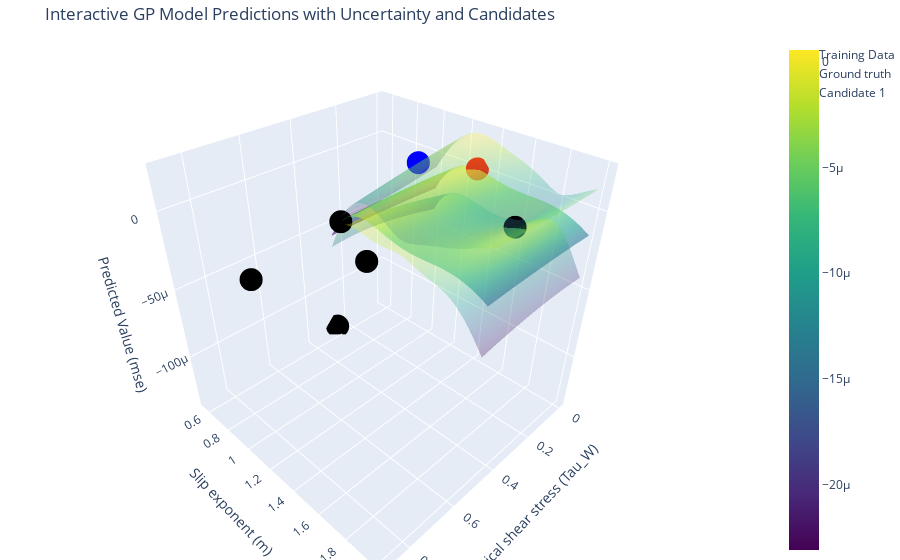

This figure's notebook cell:
### Code cell
fig = go.Figure()



fig.add_trace(go.Surface(
    x=x_grid, y=y_grid, z=pred_mean,
    colorscale='Viridis', opacity=0.6, name="GP Mean"
))


fig.add_trace(go.Surface(
    x=x_grid, y=y_grid, z=pred_mean + pred_std,
    colorscale='Viridis', opacity=0.3, showscale=False, name="GP Mean + Std"
))


fig.add_trace(go.Surface(
    x=x_grid, y=y_grid, z=pred_mean - pred_std,
    colorscale='Viridis', opacity=0.3, showscale=False, name="GP Mean - Std"
))


fig.add_trace(go.Scatter3d(
    x=train_x[:, 0].numpy(),
    y=train_x[:, 1].numpy(),
    z=train_y.flatten().numpy(),
    mode='markers',
    marker=dict(size=8, color='black'),
    name='Training Data'
))

fig.add_trace(go.Scatter3d(
    x=[0.1],
    y=[1],
    z=[0],
    mode='markers',
    marker=dict(size=8, color='blue'),
    name='Ground truth'
)
)

for i in range(candidate.shape[0]):  
    
    cand = model(input_transform(candidate[i].unsqueeze(0)))
    cand_var = torch.diagonal(cand.covariance_matrix, 0)
    cand_mean, _ = outcome_transform.untransform(cand.mean, cand_var)
    
    
    fig.add_trace(go.Scatter3d(
        x=[candidate[i, 0].item()],
        y=[candidate[i, 1].item()],
        z=[cand_mean.item()],
        mode='markers',
        marker=dict(size=8, color='red'),
        name=f'Candidate {i + 1}'
    ))


fig.update_layout(
    scene=dict(
        xaxis_title="Critical shear stress (Tau_W)",
        yaxis_title="Slip exponent (m)",
        zaxis_title="Predicted Value (mse)"
        
        
    ),
    title="Interactive GP Model Predictions with Uncertainty and Candidates",
    margin=dict(l=0, r=0, b=0, t=40)
)

# Show the plot
fig.show()
fig.write_html("gp_model_predictions.html")

### Figure 1 — Plotly figure (JSON) as saved in the notebook; plotly's stock layout.template omitted (floating-point values rounded to 4 significant figures; data arrays with more than 128 entries replaced by an {"elided": "..."} marker saying what was removed)
{"data": [{"colorscale": [[0, "#440154"], [0.1111, "#482878"], [0.2222, "#3e4989"], [0.3333, "#31688e"], [0.4444, "#26828e"], [0.5556, "#1f9e89"], [0.6667, "#35b779"], [0.7778, "#6ece58"], [0.8889, "#b5de2b"], [1, "#fde725"]], "name": "GP Mean", "opacity": 0.6, "type": "surface", "x": {"elided": "50x50 float values"}, "y": {"elided": "50x50 float values"}, "z": {"elided": "50x50 float values"}}, {"colorscale": [[0, "#440154"], [0.1111, "#482878"], [0.2222, "#3e4989"], [0.3333, "#31688e"], [0.4444, "#26828e"], [0.5556, "#1f9e89"], [0.6667, "#35b779"], [0.7778, "#6ece58"], [0.8889, "#b5de2b"], [1, "#fde725"]], "name": "GP Mean + Std", "opacity": 0.3, "showscale": false, "type": "surface", "x": {"elided": "50x50 float values"}, "y": {"elided": "50x50 float values"}, "z": {"elided": "50x50 float values"}}, {"colorscale": [[0, "#440154"], [0.1111, "#482878"], [0.2222, "#3e4989"], [0.3333, "#31688e"], [0.4444, "#26828e"], [0.5556, "#1f9e89"], [0.6667, "#35b779"], [0.7778, "#6ece58"], [0.8889, "#b5de2b"], [1, "#fde725"]], "name": "GP Mean - Std", "opacity": 0.3, "showscale": false, "type": "surface", "x": {"elided": "50x50 float values"}, "y": {"elided": "50x50 float values"}, "z": {"elided": "50x50 float values"}}, {"marker": {"color": "black", "size": 8}, "mode": "markers", "name": "Training Data", "type": "scatter3d", "x": [0.6106, 0.8847, 0.1969, 0.4993, 0.2678], "y": [1.452, 1.2, 1.771, 1.075, 0.5541], "z": [-9.228e-06, -9.883e-06, -5.347e-06, -1.043e-05, -0.0001357]}, {"marker": {"color": "blue", "size": 8}, "mode": "markers", "name": "Ground truth", "type": "scatter3d", "x": [0.1], "y": [1], "z": [0]}, {"marker": {"color": "red", "size": 8}, "mode": "markers", "name": "Candidate 1", "type": "scatter3d", "x": [0.001], "y": [1.289], "z": [2.011e-07]}], "layout": {"margin": {"b": 0, "l": 0, "r": 0, "t": 40}, "scene": {"xaxis": {"title": {"text": "Critical shear stress (Tau_W)"}}, "yaxis": {"title": {"text": "Slip exponent (m)"}}, "zaxis": {"title": {"text": "Predicted Value (mse)"}}}, "title": {"text": "Interactive GP Model Predictions with Uncertainty and Candidates"}}}
